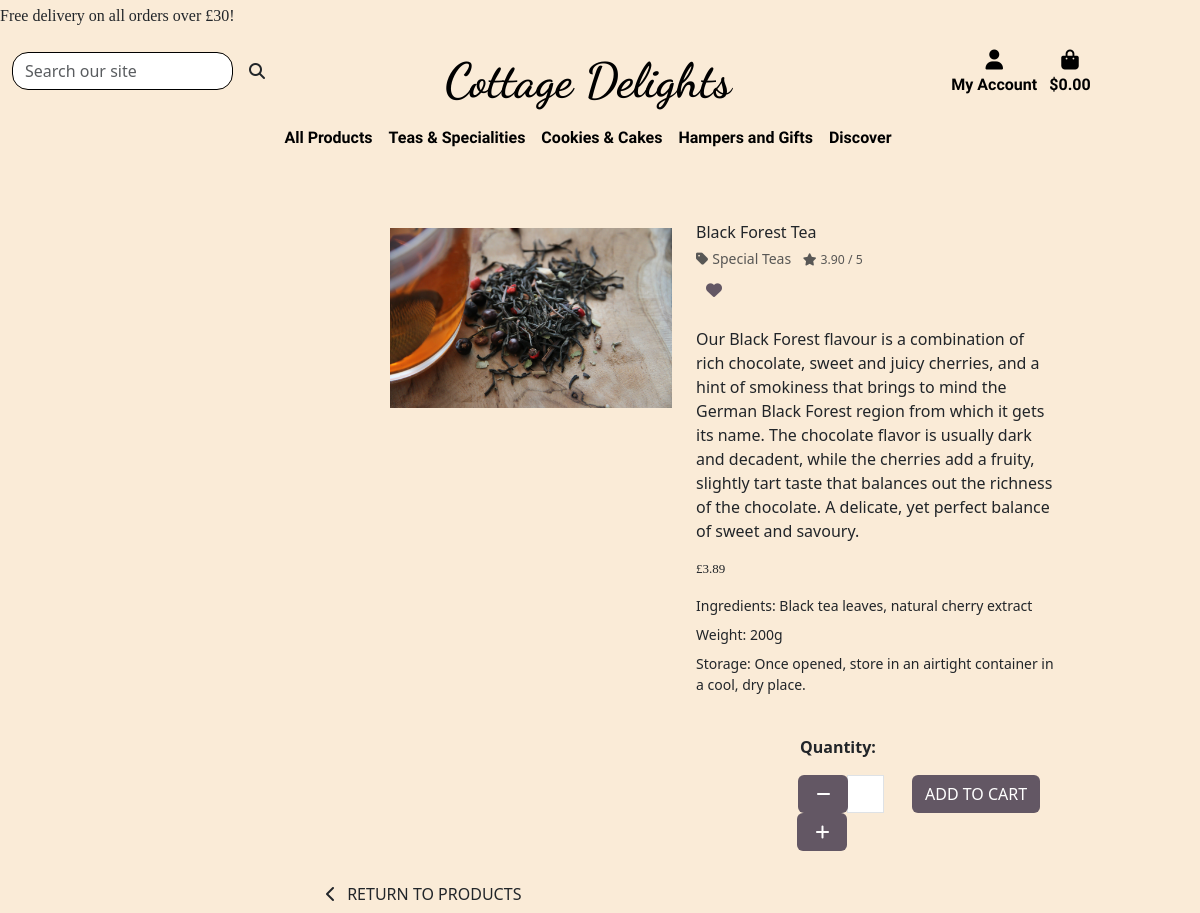
The page /products/1/ on the database as committed earlier.
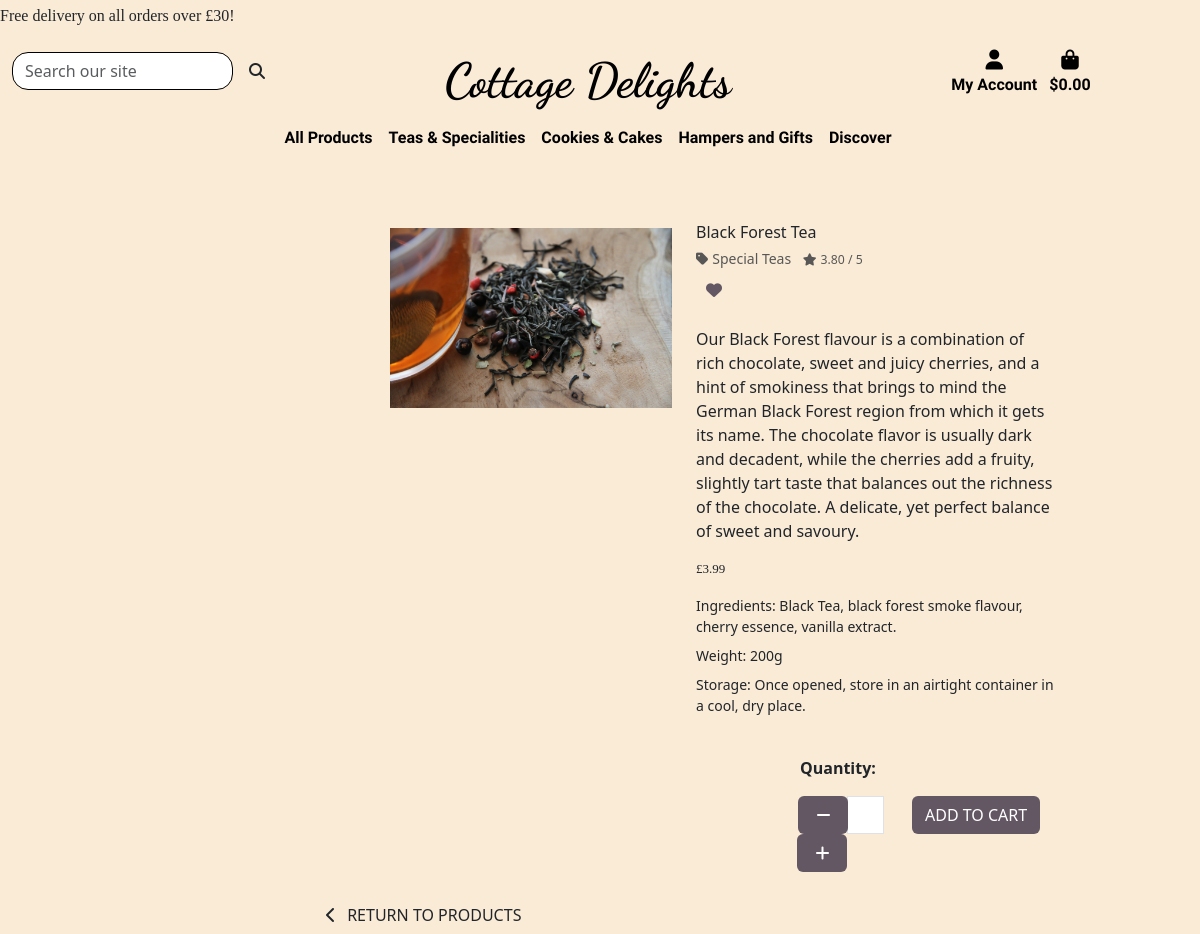
The same page on the database as committed later.
### products/models.py (models this page shows, shortened)
class Product(models.Model):
    category = models.ForeignKey(
        'category', null=True, blank=True, on_delete=models.SET_NULL)
    sku = models.CharField(max_length=100)
    name = models.CharField(max_length=250, null=True, blank=True)
    description = models.TextField()
    ingredients = models.CharField(max_length=450)
    weight = models.CharField(max_length=10, null=True, blank=True)
    storage = models.TextField(null=True, blank=True)
    price = models.DecimalField(max_digits=6, decimal_places=2)
    rating = models.DecimalField(
        max_digits=6, decimal_places=2, null=True, blank=True)
    image_url = models.URLField(max_length=1024, null=True, blank=True)
    image = models.ImageField(null=True, blank=True)

class Category(models.Model):
    class Meta:
        verbose_name_plural = 'Categories'
    name = models.CharField(max_length=250)
    friendly_name = models.CharField(max_length=250, null=True, blank=True)

### products/views.py (the view)
# urls.py: path('<int:product_id>/', views.productdetails, name='productdetails'),
def productdetails(request, product_id):
    product = get_object_or_404(Product, pk=product_id)
    context = {
        'product': product,
    }
    return render(request, 'products/productdetails.html', context)

### cart/contexts.py (called while the page is built, shortened)
def cart_contents(request):
    cart_items = []
    order_total = 0
    product_quant = 0
    cart = request.session.get('cart', {})
    if order_total < settings.FREE_DELIVERY_THRESHOLD:
        delivery = order_total * Decimal(settings.STANDARD_DELIVERY_PERCENTAGE / 100)
        free_delivery_delta = settings.FREE_DELIVERY_THRESHOLD - order_total
    else:
        delivery = 0
        free_delivery_delta = 0
    grand_total = delivery + order_total
    context = {
        'cart_items': cart_items,
        'order_total': order_total,
        'product_quant': product_quant,
        'delivery': delivery,
        'free_delivery_delta': free_delivery_delta,
        'free_delivery_threshold': settings.FREE_DELIVERY_THRESHOLD,
        'grand_total': grand_total,
    }
    return context

### wishlist/contexts.py (called while the page is built, shortened)
def wishlist_contents(request):
    wishlist_items = []
    total = 0
    product_quant = 0
    wishlist = request.session.get('wishlist', {})
    context = {
        'wishlist_items': wishlist_items,
        'product_quant': product_quant,
        'total': total,
    }
    return context

### products/templates/products/productdetails.html (shortened to what this page needs)
{% extends 'base.html' %}
{% load static %}
{% block page_header %}
<div class="container header-container">
</div>
{% endblock %}
{% block content %}
<div class="overlay"></div>
<div class="container-fluid mt-2">
    <div class=" container-fluid row mt-2">
        <div class="imgcontainer col-sm-12 col-md-6 col-lg-4 offset-3 me-0 mt-2">
            <div class="col-sm-12 w-100 image-container my-5">
                {% if product.image %}
                <a href="{{ product.image.url }}" target="_blank">
                    <img class="card-img-top img-fluid" src="{{ product.image.url }}" alt="{{ product.name }}">
                </a>
                {% else %}
                <a href="{{ product.image.url }}">
                    <img class="card-img-top img-fluid" src="{{ MEDIA_URL }}noimage.png" alt="{{ product.name }}">
                </a>
                {% endif %}
            </div></div>
            <div class="col-sm-12 col-md-6 col-lg-4">
                <div class="productdetails-cont mb-4 mt-4 mt-md-5">
                    <p class="mb-0">{{ product.name }}</p>
                    {% if product.category %}
                    <p class="small mt-1 mb-0">
                        <a class="text-muted" href="{% url 'products' %}?category={{ product.category.name }}">
                            <i class="fas fa-tag me-1"></i>{{ product.category.friendly_name }}
                        </a>
                        {% endif %}
                        {% if product.rating %}
                        <span class="mx-2"><small class="text-muted"><i
                                    class="fas fa-star me-1"></i>{{ product.rating }} / 5</small></span>
                        {% else %}
                        <small class="text-muted">No Rating</small>
                        {% endif %}</p>
                        <div class="row mt-2">
                        <form class="form" action="{% url 'add_to_wishlist' product.id %}" method="POST">
                                <div class="form-row">
                                    <div class="col-sm-12 col-md-5 mb-2">
                                        <button type="submit" class="wishicon"><span class="icon">
                            <i class="fas fa-heart"></i>
                        </span></button>
                                    </div>
                                </div>
                            </form>
        </div>
                    <p class="mt-3">{{ product.description }}</p>
                    <p class="lead mb-0 text-left font-weight-bold">£{{ product.price }}</p>
                    <small>
                    <div class="row mt-3">
                        <div class="col md-6">Ingredients: {{ product.ingredients }}</div>
                    </div>
                    <div class="row mt-2">
                        <div class="col md-6">Weight: {{ product.weight }}</div>
                    </div>
                    <div class="row mt-2">
                        <div class="col">Storage: {{ product.storage }}</div>
                    </div></small>
                    </div>
                </div></div></div>
            <div class="form-row">
                                <div class="col-md-4 offset-8">
                                <p class="mt-3"><strong>Quantity:</strong></p>
                            </div>
                        </div>
                <div class="row mx-auto">
                    <div class="col-md-2 me-0 mx-auto mb-3">
                    <form class="form quant-form offset-2 me-1" action="{% url 'add_items' product.id %}" method="POST">
                                <div class="offset-2 form-group w-30">
                                    <div class="input-group input-group-{{ product.id }}">
                                        <div class="input-group-prepend">
                                            <button
                                                class="decrement-qty btn btn-black rounded-end decrement-qty_{{ product.id }}"
                                                data-item_id="{{ product.id }}">
                                                <span class="icon">
                                                    <i class="fas fa-minus"></i>
                                                </span>
                                            </button>
                                        </div>
                                        <input class="form-control qty_input id_qty_{{ product.id }}" type="number"
                                            name="quantity" value="1" min="1" max="99" data-item_id="{{ product.id }}">
                                        <div class="input-group-append">
                                            <button
                                                class="increment-qty btn btn-black rounded-start increment-qty_{{ product.id }}"
                                                data-item_id="{{ product.id }}">
                                                <span class="icon">
                                                    <i class="fas fa-plus"></i>
                                                </span>
                                            </button>
                                        </div>
                                    </div>    </div></div>
                                    <div class="col-md-3 ms-0">
                                    <input type="submit" class="btn btn-black rounded text-uppercase"
                                    value="Add to Cart">
                                </div>
                </div>
                        <div class="row">
                            <div class="col-12 col-md-6 mx-auto mt-2">
                                <a href="{% url 'products' %}" class="btn btn-outline-black rounded-0">
                                    <span class="icon">
                                        <i class="fas fa-chevron-left"></i>
                                    </span>
                                    <span class="text-uppercase me-3">Return to Products</span>
                                </a>
                            </div>
                        </div></div>
{% endblock %}

### templates/base.html (shortened to what this page needs)
{% load static %}
<!DOCTYPE html>
<html lang="en">
<head>
    {% block corecss %}
    <link href="https://cdn.jsdelivr.net/npm/bootstrap@5.3.0-alpha3/dist/css/bootstrap.min.css" rel="stylesheet">
    <link rel="stylesheet" href="{% static 'css/base.css' %}">
    {% endblock %}
</head>
<body>
    <header class="container-fluid header-bg fixed-top mt-0 mb-3 pt-0 gx-0 mx-0">
        <div id="topnav" class="row d-lg-flex headingdiv gx-0 mx-0">
        <div class="free-shipping col-12 my-auto">
            <div class="text-dark col-12 pt-1">
                <span class="text-center">Free delivery on all orders over £{{ free_delivery_threshold }}!</span>
            </div>
    </div>
        <div class="row pt-lg-2 d-lg-flex gx-0 mx-0">
        <div class="row">
             <div class="col-md-4 col-lg-3 py-1 py-lg-0 mt-3 d-none d-sm-none d-md-none d-lg-block">
                <form method="GET" action="{% url 'products' %}">
                    <div class="input-group w-100">
                        <input class="form-control border border-black rounded-4" type="text" name="q" placeholder="Search our site">
                        <div class="input-group-append">
                            <button class="form-control btn rounded-4" type="submit">
                                <span class="icon">
                                    <i class="fas fa-search"></i>
                                </span>
                            </button>
                        </div>
                    </div>
                </form>
            </div>
            <div class="col-12 col-lg-6 py-1 py-lg-0 mt-3 text-center text-lg-left">
                <a href="{% url 'home' %}" class="nav-link main-logo-link">
                    <h2 class="logo-font text-black my-0">Cottage Delights</h2>
                </a>
            </div>
            <div class="col-lg-3 my-auto py-1 py-lg-0 d-none d-sm-none d-md-none d-lg-block">
                <ul class="list-inline list-unstyled text-center text-lg-right my-0">
                    <li class="list-inline-item dropdown">
                        <a class="text-black nav-link" href="{% url 'userprofile' %}" id="user-options" data-bs-toggle="dropdown" aria-haspopup="true" aria-expanded="false">
                            <div class="text-center">
                                <div><i class="fas fa-user fa-lg"></i></div>
                                <p class="my-0">My Account</p>
                            </div>
                        </a>
                    </li>
                    <li class="list-inline-item pe-3">
                        <a class="{% if grand_total %}text-info font-weight-bold{% else %}text-black{% endif %} nav-link" href="{% url 'view_cart' %}">
                            <div class="text-center">
                                <div><i class="fas fa-shopping-bag fa-lg"></i></div>
                                <p class="my-0">
                                    {% if grand_total %}
                                        £{{ grand_total|floatformat:2 }}
                                    {% else %}
                                        $0.00
                                    {% endif %}
                                </p>
                            </div>
                        </a>
                    </li>
                </ul>
            </div>
            </div></div>
        <div class="row header-bg">
            <nav class="navbar navbar-expand-lg navbar-light w-100">
                {% include 'includes/main_navigation.html' %}
            </nav>
        </div></div>
    </header>
    {% block page_header %}
    {% endblock %}
    {% block content %}
    {% endblock %}
</body>
</html>

### templates/includes/main_navigation.html (shortened to what this page needs)
<div class="collapse navbar-collapse" id="main-nav">
    <ul class="navbar-nav w-auto mx-auto">
        <li class="nav-item dropdown">
            <a class="logo-font font-weight-bold nav-link text-black" href="#" id="all-products-link" data-bs-toggle="dropdown" aria-haspopup="true" aria-expanded="false">
                All Products
            </a>
        </li>
        <li class="nav-item dropdown">
            <a class="logo-font font-weight-bold nav-link text-black" href="{% url 'products' %}?category=loose_tea,special_teas" id="teas-specials-link" data-bs-toggle="dropdown" aria-haspopup="true" aria-expanded="false">
                Teas &amp; Specialities
            </a>
        </li>
        <li class="nav-item dropdown">
            <a class="logo-font font-weight-bold nav-link text-black" href="#" id="cookies-cakes-link" data-bs-toggle="dropdown" aria-haspopup="true" aria-expanded="false">
                Cookies &amp; Cakes
            </a>
        </li>
        <li class="nav-item dropdown">
            <a class="logo-font font-weight-bold nav-link text-black" href="#" id="hampers-gifts-link" data-bs-toggle="dropdown" aria-haspopup="true" aria-expanded="false">
                Hampers and Gifts
            </a>
        </li>
        <li class="nav-item dropdown">
            <a class="logo-font font-weight-bold nav-link text-black" href="#" id="sale-clearance-link" data-bs-toggle="dropdown" aria-haspopup="true" aria-expanded="false">
                Discover
            </a>
        </li>
    </ul>
</div>

### static/css/base.css (style rules this page uses)
html { height: 100%; margin: 0; padding: 0; width: 100%; }
body { width: 100%; background-image: url('/media/elaine-howlin-FEpNmWh1fMc-unsplash.jpg'); background-repeat: no-repeat; background-size: cover; background-color: rgb(247, 235, 235); height: calc(76vh - 164px); }
.overlay { height: 100%; width: 100%; background-color: antiquewhite; z-index: -1; top: 0; left: 0; position: fixed; }
.header-container { padding-top: 164px; width: 100%; }
header.header-bg { background-color: antiquewhite; }
h2.logo-font { font-family: 'Dancing Script', serif; font-weight: 700; font-size: 3em; }
a.nav-link { font-family: 'Petrona', serif; font-weight: 700; }
div.free-shipping { z-index: 9000; font-family: 'Arbutus Slab', serif; font-weight: 400; }
.imgcontainer { padding-left: 90px; }
img.card-img-top { width: 100%; height: 15vw; object-fit: cover; }
.quant-form { padding-left: 40px; }
.icon { align-items: center; display: inline-flex; justify-content: center; height: 1.5rem; width: 1.5rem; }
button.wishicon { border: none; background-color: transparent; color: rgb(99, 87, 100); }
.btn-black { background: rgb(99, 87, 100); color: white; }
@media (min-width: 768px) { .container { width: 100%; } }
@media (min-width: 992px) { .header-container { padding-top: 164px; } }
@media screen and (min-width: 768px) and (max-width: 1755px) { html { width: 100%; } }
@media screen and (min-width: 768px) and (max-width: 1755px) { body { width: 100%; } }
@media screen and (min-width: 768px) and (max-width: 1755px) { div.container { width: 100%; } }
a.text-muted { text-decoration: none; }
p.lead { font-size: 13px; font-weight: 500; font-family: "Arbutus Slab", serif; }

Rows that differ between the two databases and show on the page:
changed Product "Black Forest Tea": rating "3.90" → "3.80"; price "3.89" → "3.99"; ingredients "Black tea leaves, natural cherry extract" → "Black Tea, black forest smoke flavour, cherry essence, vanilla extract."
